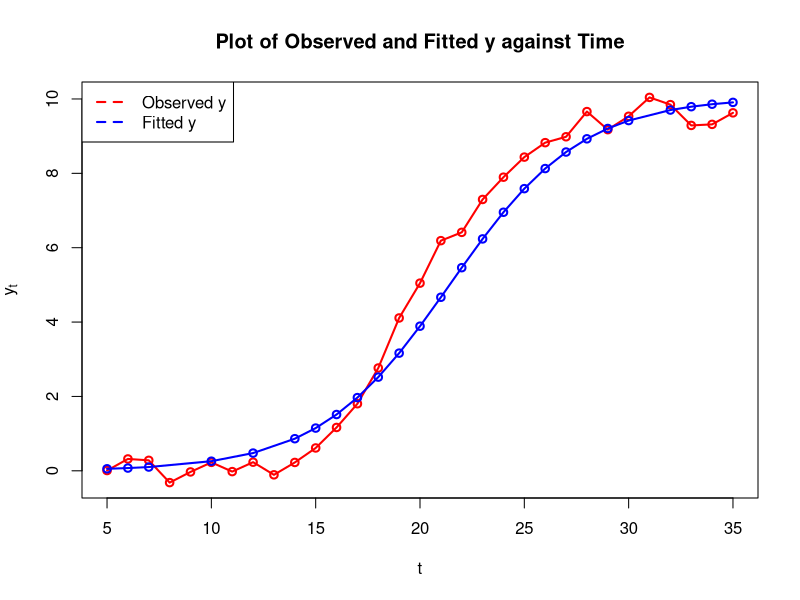

Reproduce this figure in R.
### "Improvements to nls()" - GSOC'21
## Easy

# test data

time <- c( 5,  6,  7,  8,  9, 10, 11, 12, 13, 14, 15, 16,
 17, 18, 19, 20, 21, 22, 23, 24, 25, 26, 27, 28, 29,
 30, 31, 32, 33, 34, 35)
y <- c( 0.0074203,  0.3188325,  0.2815891, -0.3171173, -0.0305409,  0.2266773,
  -0.0216102,  0.2319695, -0.1082007,  0.2246899,  0.6144181,  1.1655192,
  1.8038330,  2.7644418,  4.1104270,  5.0470456,  6.1896092,  6.4128618,
  7.2974793,  7.8965245,  8.4364991,  8.8252770,  8.9836204, 9.6607736,
  9.1746182,  9.5348823, 10.0421165,  9.8477874,  9.2886090,  9.3169916,
  9.6270209 )


# Plot y vs. time

plot(time,y,xlab="t",ylab=expression(y[t]),
main="Plot of Observed and Fitted y against Time",lwd=2,col="red",type="o")

# clean the data
time <- time[y>=0]
y <- y[y>=0]

# Approximate estimation of x0,k, L based on above plot

#approximate value of x0
x0 <- mean(time)

# approximate value of L
L<-max(y) 

# approximate value of k
# we remove y for which ln(L/y-1) is NA
time<-time[-which(L/y<=1)]
y<-y[-which(L/y<=1)]

k <- log(L/y-1)/(x0-time)
k<-mean(k)

# plot of the fitted values
lines(time, L/(1+exp(-k*(time-x0))),type="o",lwd=2,col="blue")
legend("topleft",legend=c("Observed y","Fitted y"),
col=c("red","blue"),lwd=2,lty=8)

# print the parameter values
print(x0);print(L);print(k)
